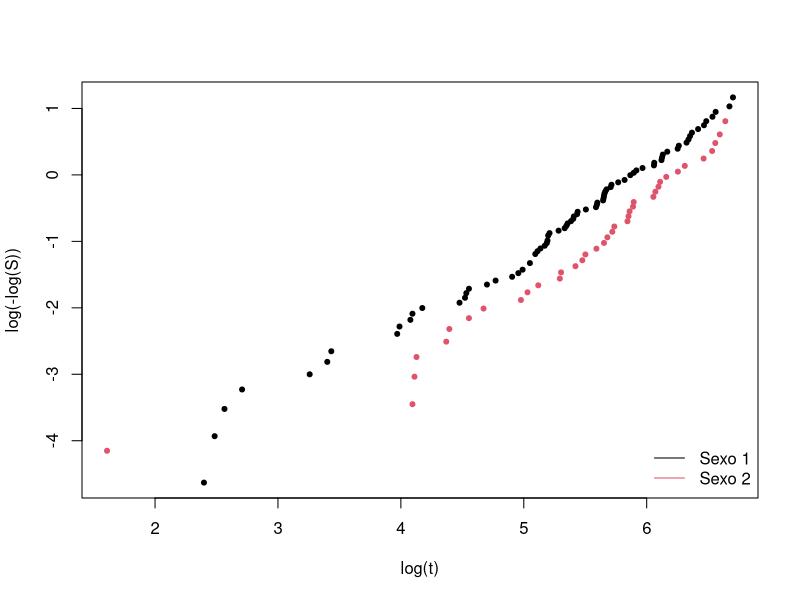
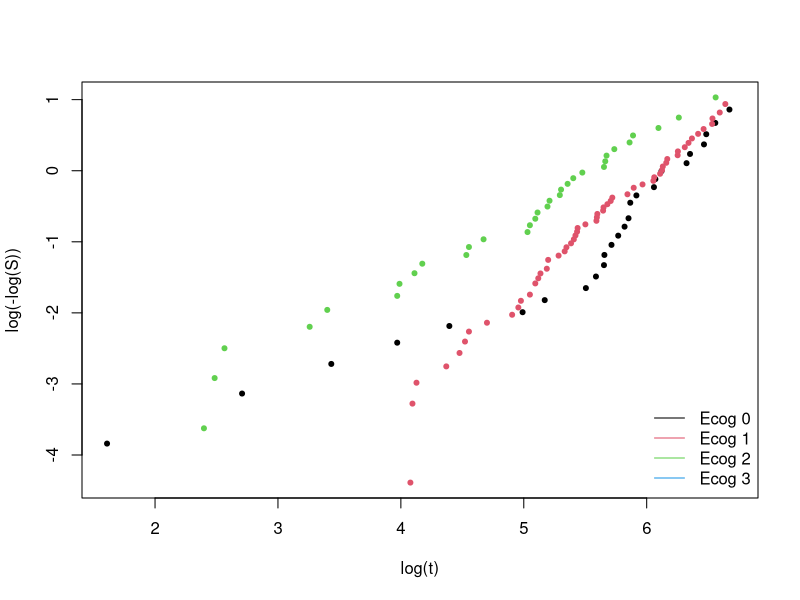
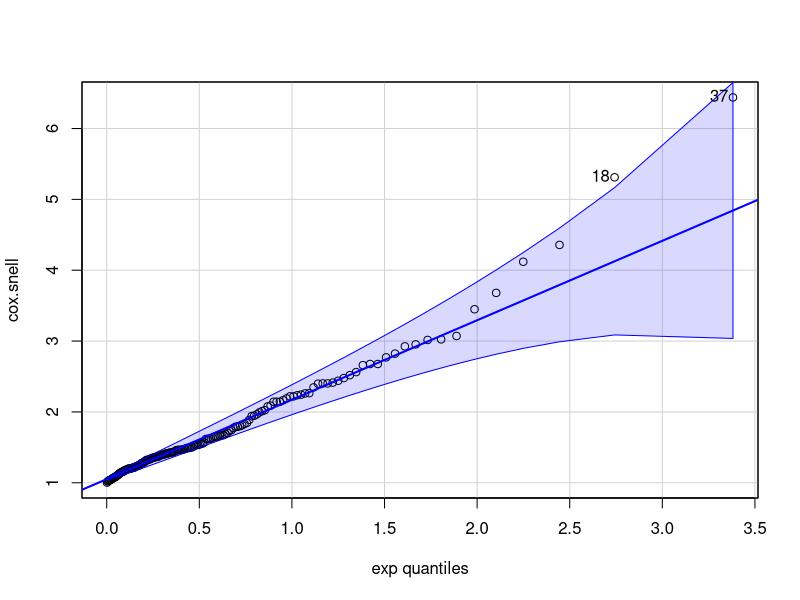
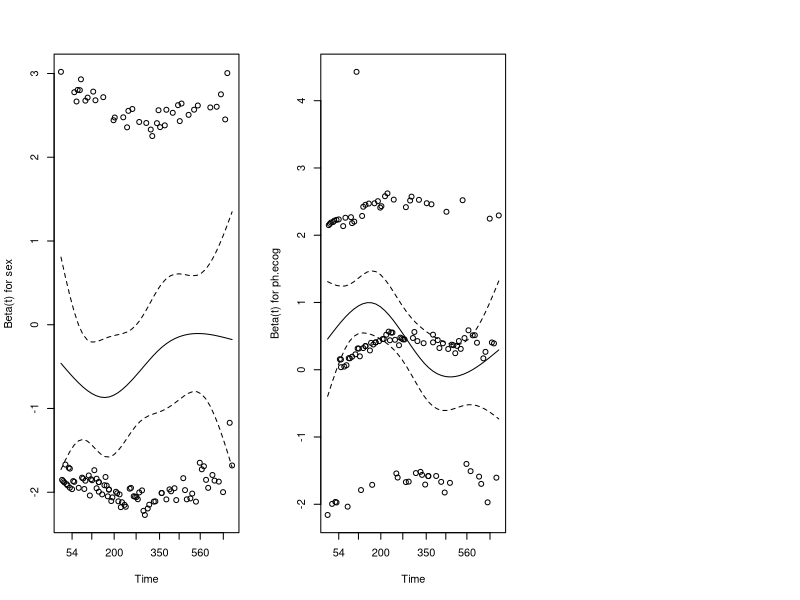
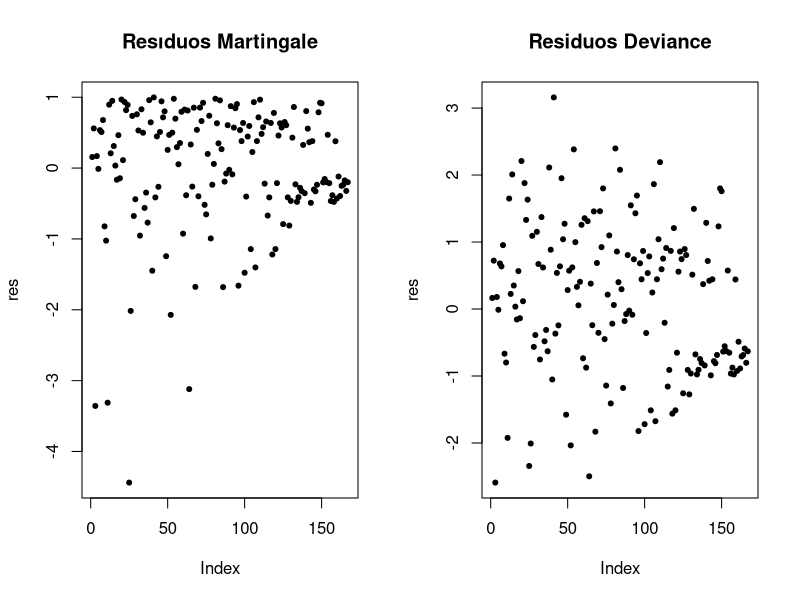
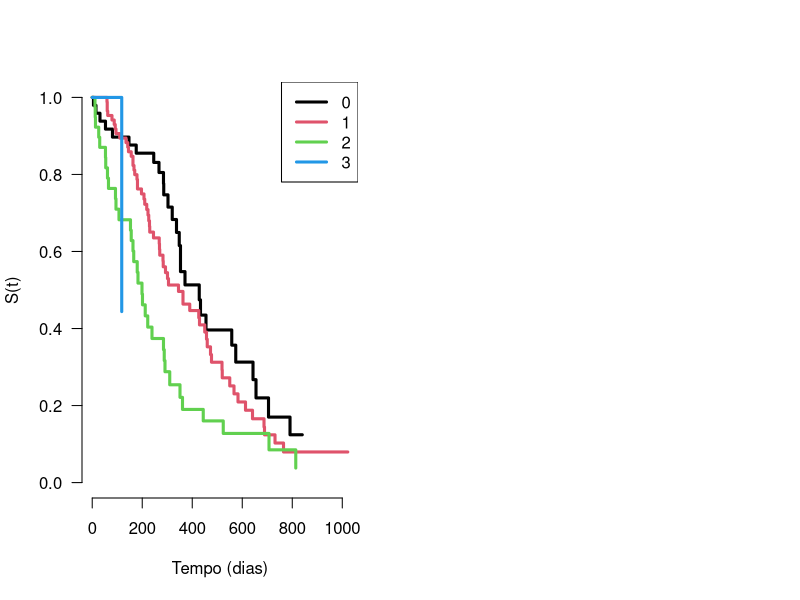

Recreate these plots in R, in order.
## ---- chunk 1
library(survival)
dados <- lung
str(dados)
summary(dados)

## ---- chunk 2
sum(complete.cases(lung))
library(dplyr)
dados <- dados %>% na.omit(dados)
summary(dados)
## ---- chunk 3
ajuste1 <- coxph(Surv(time, status) ~ age + sex + ph.ecog +
                   ph.karno + pat.karno + meal.cal + wt.loss, data = dados)
summary(ajuste1)
logLik(ajuste1)

## ---- chunk 4
ajuste2 <- coxph(Surv(time, status) ~ age + sex + ph.ecog +
                   ph.karno + pat.karno + wt.loss, data = dados)
logLik(ajuste2)

TRV <- 2*(logLik(ajuste1) - logLik(ajuste2))
pchisq(TRV[1],1, lower.tail = FALSE)
## ---- chunk 5
library(MASS)
ajuste3 <- stepAIC(ajuste1, direction="backward", trace=FALSE)
summary(ajuste3)
## ---- chunk 6
n_eventos <- sum(dados$status)
ajuste4 <- stepAIC(ajuste1, direction="backward", k= log(n_eventos), trace=FALSE)
summary(ajuste4)
## ---- chunk 7
coef(ajuste4)
logLik(ajuste4)
## ---- chunk 8
ajuste5 <- coxph(Surv(time,status==2) ~ sex + ph.ecog , 
                 ties= "efron", 
                 data=dados)
ajuste6 <- coxph(Surv(time,status==2) ~ sex + ph.ecog , 
                 ties= "breslow", 
                 data=dados)
ajuste7 <- coxph(Surv(time,status==2) ~ sex + ph.ecog , 
                 ties= "exact", 
                 data=dados)
dif_met <- rbind(coef(ajuste5), coef(ajuste6), coef(ajuste7))
row.names(dif_met) <- c("Efron", "Breslow", "Exact")
knitr::kable(dif_met)
## ---- chunk 9
av1 <- survfit(Surv(time, status) ~ sex, data = dados)
av1.tab <- summary(av1)
plot(log(av1.tab$time),log(-log(av1.tab$surv)),
col = av1.tab$strata, xlab = "log(t)", ylab = "log(-log(S))",
pch = 20)
legend("bottomright", bty = "n", lty = 1, col = c(1:2),
legend = sprintf("Sexo %d", 1:2))
av2 <- survfit(Surv(time, status) ~ ph.ecog, data = dados)
av2.tab <- summary(av2)
plot(log(av2.tab$time),log(-log(av2.tab$surv)),
col = av2.tab$strata, xlab = "log(t)", ylab = "log(-log(S))",
pch = 20)
legend("bottomright", bty = "n", lty = 1, col = c(1,2,3,4),
legend = sprintf("Ecog %d", 0:3))

## ---- chunk 10
library(car)
cox.snell <- abs(dados$status - ajuste4$residuals)
qqPlot(cox.snell, dist = "exp", rate = mean(cox.snell))
## ---- chunk 11
cox.zph(ajuste4)
resid.sch <- cox.zph(ajuste4)
par(mfrow=c(1,3))
plot(resid.sch)
## ---- chunk 12
par(mfrow=c(1,2))
mart<- residuals(ajuste4,type="martingale")
dev<- residuals(ajuste4,type="deviance")
plot(mart, ylab="res",pch=20)
title("Resıduos Martingale")
plot(dev, ylab="res",pch=20)
title("Residuos Deviance")
## ---- chunk 13
ajuste4_E <- coxph(Surv(time, status) ~ sex + strata(ph.ecog), data=dados)
summary(ajuste4_E)
## ---- chunk 14
ajuste_aux <- survfit(ajuste4_E)
plot(ajuste_aux, mark.time=FALSE, col=c(1:4), lwd=3, las=1, bty='n', xlab="Tempo (dias)", ylab="S(t)")
niveis <- sort(unique(dados$ph.ecog))
legend("topright", levels(factor(niveis)), lwd=3, col=c(1:6))
